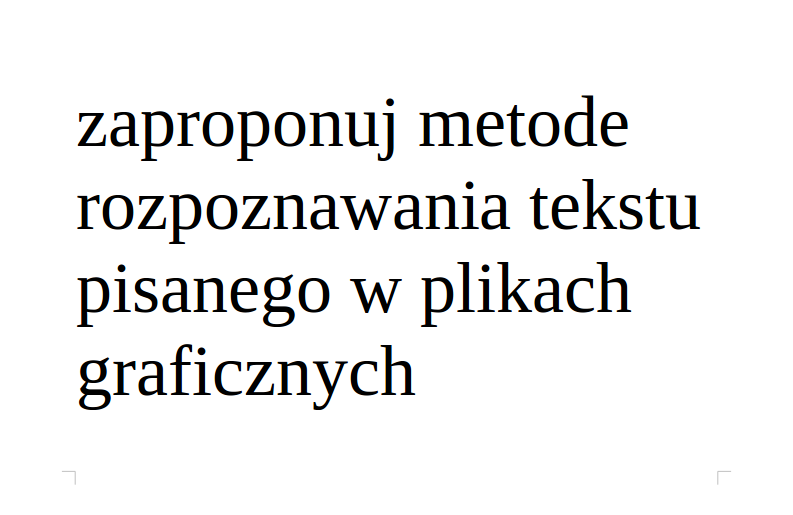
#> input picture lab8/zad4/text.png, 793 x 515 px
$ python lab8_4.py   (older library calls are emulated)
#> lines starting #> are read from the running program, lines starting #| are printed output that depends on the picture
import numpy as np
from PIL import Image
import PIL.ImageOps
import scipy.misc as sp
import scipy.signal as sig
import matplotlib.pyplot as plt
import matplotlib.patches as patches

# const
show_letter = 'a'
letters_path = 'arial/'
alphabet = 'abcdefghijklmnopqrstuvwxyz'
eps = 0.99
line_eps = 5

# prepare
letters = dict()
result = dict()
string_result = ''
fig, axes = plt.subplots(1, 3)

# load text and letters
text = (Image.open('text.png')).convert('L')
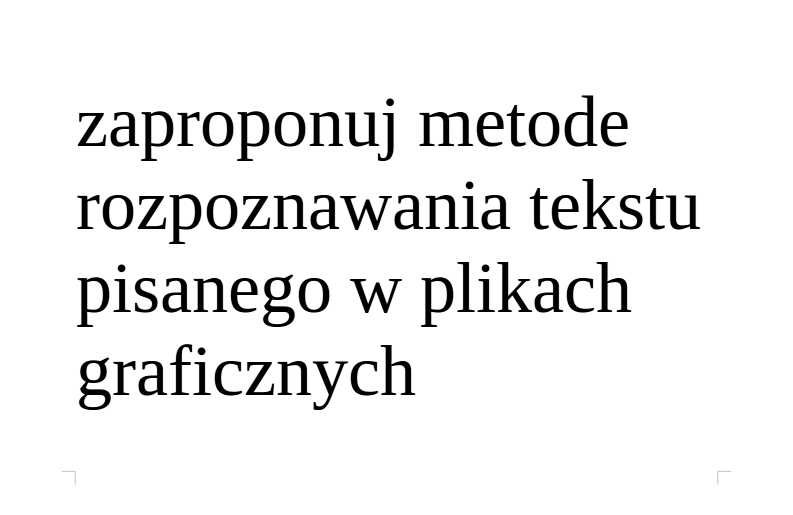
#> text: PIL image 793x515 L; min 0, max 255, mean 238.1
for letter in alphabet:
#> (the run stopped early here; a loop or call above may not have finished)
